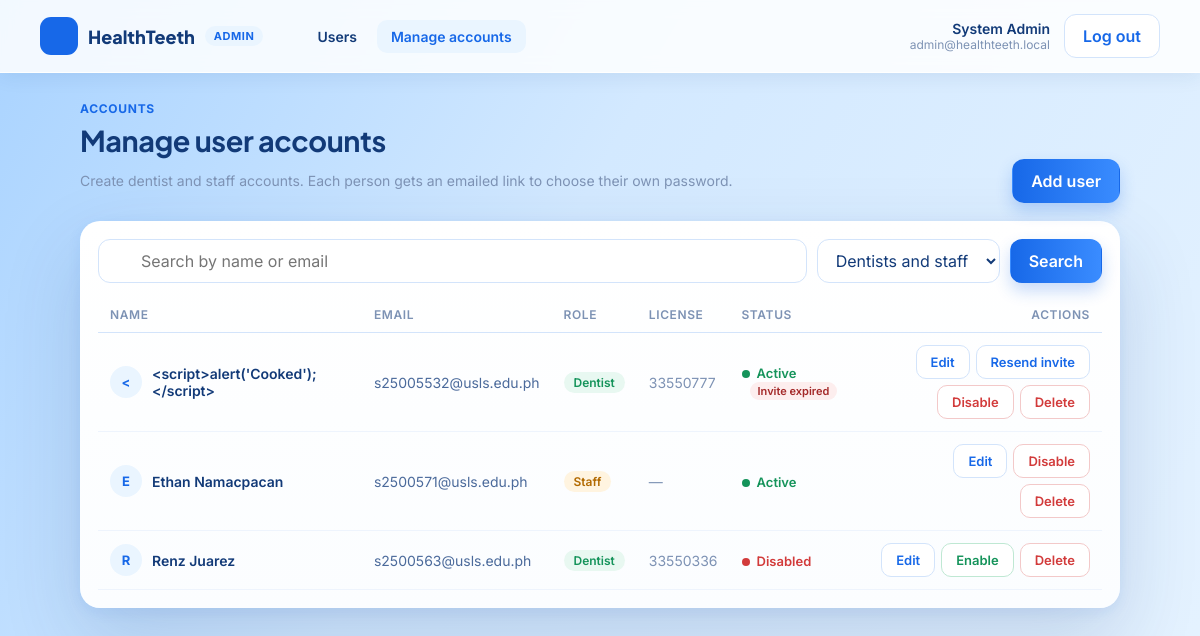
The app's page /manage_users.php (signed in) with its own data.
### tables this page shows
CREATE TABLE `users` (
  `id` int(10) UNSIGNED NOT NULL,
  `full_name` varchar(100) NOT NULL DEFAULT '',
  `email` varchar(255) NOT NULL,
  `password` varchar(255) NOT NULL,
  `role` enum('patient','dentist','staff','admin') NOT NULL DEFAULT 'patient',
  `status` enum('active','disabled') NOT NULL DEFAULT 'active',
  `license_number` varchar(50) DEFAULT NULL,
  `created_at` timestamp NOT NULL DEFAULT current_timestamp()
);

### includes/security.php (called while the page is built, shortened)
<?php
function e(?string $value): string
{
    return htmlspecialchars((string) $value, ENT_QUOTES | ENT_SUBSTITUTE, 'UTF-8');
}
function require_role(array $allowedRoles): array
{
    $sessionUser = $_SESSION['user'] ?? null;
    try {
        $stmt = db()->prepare('SELECT id, full_name, email, role, status FROM users WHERE id = ? LIMIT 1');
        $stmt->execute([(int) $sessionUser['id']]);
    } catch (Throwable $e) {
        error_log('require_role: ' . $e->getMessage());
        http_response_code(503);
        exit('Service temporarily unavailable.');
    }
    return $_SESSION['user'];
}

### includes/db.php (called while the page is built)
<?php
function db(): PDO
{
    static $pdo = null;
    if ($pdo !== null) {
        return $pdo;
    }
    $d = app_config()['db'];
    $dsn = "mysql:host={$d['host']};dbname={$d['name']};charset={$d['charset']}";
    try {
        $pdo = new PDO($dsn, $d['user'], $d['pass'], [
            PDO::ATTR_ERRMODE            => PDO::ERRMODE_EXCEPTION,
            PDO::ATTR_DEFAULT_FETCH_MODE => PDO::FETCH_ASSOC,
            PDO::ATTR_EMULATE_PREPARES   => false,
        ]);
    } catch (PDOException $e) {
        error_log('HealthTeeth DB connection failed: ' . $e->getMessage());
        throw new RuntimeException('Service temporarily unavailable.');
    }
    return $pdo;
}

### manage_users.php (the view, shortened to what this page needs)
<?php
$me = require_role(['admin']);
$mode   = null;
$formError = null;
$q    = trim((string) ($_GET['q'] ?? ''));
$rows = [];
try {
    $where = ["u.role IN ('dentist','staff')"];
    $args  = [];
    $stmt = db()->prepare(
        "SELECT u.id, u.full_name, u.email, u.role, u.status, u.license_number,
                (SELECT CASE WHEN i.used_at IS NOT NULL THEN 'done' WHEN i.expires_at <= NOW() THEN 'expired' ELSE 'pending' END
                 FROM account_invites i WHERE i.user_id = u.id ORDER BY i.id DESC LIMIT 1) AS invite_state
         FROM users u WHERE " . implode(' AND ', $where) . ' ORDER BY u.created_at DESC, u.id DESC LIMIT 200'
    );
    $stmt->execute($args);
    $rows = $stmt->fetchAll();
} catch (Throwable $e) {
    error_log('manage_users list: ' . $e->getMessage());
    $formError = $formError ?? 'Unable to load accounts. Run database/migration_status.sql and database/migration_accounts.sql first.';
}
admin_head('Manage accounts', $me, 'manage');
?>
  <div class="page-head page-head-row">
    <div>
      <p class="eyebrow">Accounts</p>
      <h1>Manage user accounts</h1>
      <p class="muted">Create dentist and staff accounts. Each person gets an emailed link to choose their own password.</p>
    </div>
    <?php if ($mode === null): ?><a class="btn btn-primary" href="manage_users.php?add=1">Add user</a><?php endif; ?>
  </div>
  <section class="card">
    <form class="toolbar" method="get" action="manage_users.php">
      <div class="search">
        <?= icon('user', 18) ?>
        <input type="search" name="q" value="<?= e($q) ?>" placeholder="Search by name or email" aria-label="Search accounts">
      </div>
      <select name="role" aria-label="Filter by role">
        <option value="">Dentists and staff</option>
      </select>
      <button class="btn btn-primary" type="submit">Search</button>
    </form>
    <div class="table-scroll">
      <table>
        <thead>
          <tr><th>Name</th><th>Email</th><th>Role</th><th>License</th><th>Status</th><th class="right">Actions</th></tr>
        </thead>
        <tbody>
        <?php foreach ($rows as $u):
            $active  = $u['status'] === 'active';
            $initial = strtoupper(mb_substr(trim((string) $u['full_name']) ?: (string) $u['email'], 0, 1));
            $state   = $u['invite_state'];
        ?>
          <tr>
            <td><span class="person"><span class="avatar"><?= e($initial) ?></span><?= e($u['full_name'] ?: '—') ?></span></td>
            <td class="email"><?= e($u['email']) ?></td>
            <td><span class="pill pill-<?= e($u['role']) ?>"><?= e(CLINIC_ROLES[$u['role']] ?? ucfirst($u['role'])) ?></span></td>
            <td class="muted"><?= e($u['license_number'] ?: '—') ?></td>
            <td>
              <span class="status <?= $active ? 'on' : 'off' ?>"><?= $active ? 'Active' : 'Disabled' ?></span>
              <?php if ($state === 'pending'): ?><span class="badge badge-wait">Invite pending</span>
              <?php elseif ($state === 'expired'): ?><span class="badge badge-bad">Invite expired</span><?php endif; ?>
            </td>
            <td class="right">
              <div class="row-actions">
                <a class="btn btn-ghost btn-small" href="manage_users.php?edit=<?= (int) $u['id'] ?>">Edit</a>
                <?php if (in_array($state, ['pending', 'expired'], true) && $active): ?>
                <form method="post" action="manage_users.php">
                  <button class="btn btn-ghost btn-small" type="submit">Resend invite</button>
                </form>
                <?php endif; ?>
                <form method="post" action="manage_users.php" onsubmit="return confirm('<?= $active ? 'Disable' : 'Enable' ?> this account?');">
                  <button class="btn btn-small <?= $active ? 'btn-danger' : 'btn-ok' ?>" type="submit"><?= $active ? 'Disable' : 'Enable' ?></button>
                </form>
                <form method="post" action="manage_users.php" onsubmit="return confirm('Permanently delete this account? This cannot be undone. Disable it instead if you may need the record.');">
                  <button class="btn btn-small btn-danger" type="submit">Delete</button>
                </form>
              </div>
            </td>
          </tr>
        <?php endforeach; ?>
        </tbody>
      </table>
    </div>
  </section>
<?php admin_foot(['assets/js/manage_users.js']);

### includes/admin_layout.php (shortened to what this page needs)
<?php
function admin_head(string $title, array $user, string $active): void
{
    $nav = ['users' => ['admin_dashboard.php', 'Users'], 'manage' => ['manage_users.php', 'Manage accounts']];
?><!doctype html>
<html lang="en">
<head>
  <link rel="stylesheet" href="assets/css/admin.css">
</head>
<body>
<header class="topbar">
  <div class="brand">
    <span class="brand-mark"><?= icon('tooth', 22) ?></span>
    <span class="brand-name">HealthTeeth</span>
    <span class="brand-tag">Admin</span>
  </div>
  <nav class="nav" aria-label="Admin">
    <?php foreach ($nav as $key => [$href, $label]): ?>
      <a href="<?= e($href) ?>"<?= $key === $active ? ' class="is-active" aria-current="page"' : '' ?>><?= e($label) ?></a>
    <?php endforeach; ?>
  </nav>
  <div class="topbar-user">
    <span class="who"><?= e($user['name']) ?><small><?= e($user['email']) ?></small></span>
    <form method="post" action="logout.php">
      <button class="btn btn-ghost" type="submit">Log out</button>
    </form>
  </div>
</header>
<main class="wrap">
<?php
}
function admin_foot(array $scripts = []): void
{
?>
</main>
</body>
</html>
<?php
}

### records on screen
users: full_name "System Admin", email "admin@healthteeth.local"
users: full_name "<", full_name "<script>alert('Cooked');</script>", email "s25005532@usls.edu.ph", role "Dentist", license_number "33550777", status "Active", shows "Invite expired"
users: full_name "E", full_name "Ethan Namacpacan", email "s2500571@usls.edu.ph", role "Staff", license_number "—", status "Active"
users: full_name "R", full_name "Renz Juarez", email "s2500563@usls.edu.ph", role "Dentist", license_number "33550336", status "Disabled"

### other values on screen
$label "Users"
$label "Manage accounts"
